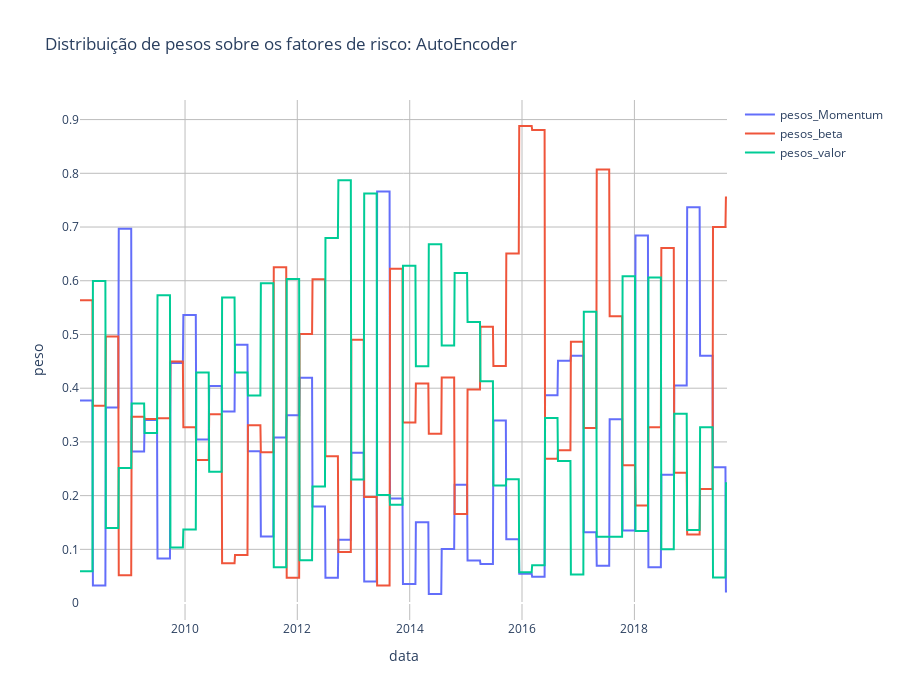

Write notebook code for a chart like this one.
### Code cell
def createSeries(datas_temp,lista_actions):
    lista_vol = []
    lista_mom = []
    lista_beta = []
    lista_valor = []
    for el in range(len(lista_actions)):
        #lista_vol.append(lista_actions[el][0])
        lista_mom.append(lista_actions[el][0])
        lista_beta.append(lista_actions[el][1])
        lista_valor.append(lista_actions[el][2])
        
    df_weights = pd.DataFrame({"date":datas_temp["date"].tolist(),
                               "pesos_Momentum":lista_mom,"pesos_beta":lista_beta,"pesos_valor":lista_valor})    
    return df_weights


ww = createSeries(datas_temp,actions_ae)
datas_full = pd.DataFrame({"date":dados.index.tolist()})
datas_full["val"] = 1
complete = pd.merge(datas_full,ww,left_on=["date"],right_on="date",how="left")
dt_min = complete[~pd.isnull(complete["pesos_beta"])]["date"].min()
complete = complete[complete["date"]>=dt_min]
complete.fillna(method='ffill',inplace=True)


ploty_basic(complete,"date",["pesos_Momentum","pesos_beta","pesos_valor"],title="Distribuição de pesos sobre os fatores de risco: AutoEncoder",y_title="peso",x_title="data")

### Figure 1 — Plotly figure (JSON) as saved in the notebook; plotly's stock layout.template omitted (floating-point values rounded to 4 significant figures; data arrays with more than 128 entries replaced by an {"elided": "..."} marker saying what was removed)
{"data": [{"mode": "lines", "name": "pesos_Momentum", "type": "scatter", "x": {"elided": "3006 str values"}, "y": {"elided": "3006 float values"}, "yaxis": "y"}, {"mode": "lines", "name": "pesos_beta", "type": "scatter", "x": {"elided": "3006 str values"}, "y": {"elided": "3006 float values"}, "yaxis": "y"}, {"mode": "lines", "name": "pesos_valor", "type": "scatter", "x": {"elided": "3006 str values"}, "y": {"elided": "3006 float values"}, "yaxis": "y"}], "layout": {"height": 700, "plot_bgcolor": "white", "title": {"text": "Distribuição de pesos sobre os fatores de risco: AutoEncoder"}, "width": 900, "xaxis": {"gridcolor": "#bdbdbd", "showgrid": true, "title": {"text": "data"}}, "yaxis": {"gridcolor": "#bdbdbd", "showgrid": true, "title": {"text": "peso"}}}}
